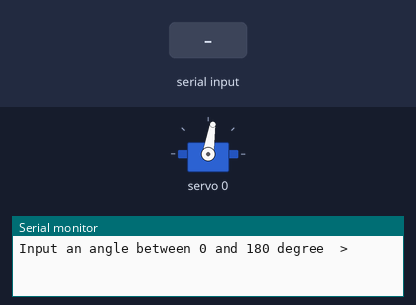
This sketch was run on a simulated Arduino Uno, built with avr-gcc and run on an emulated ATmega328P. Parts: servo, the last lines printed to the serial monitor. The test bench sets the inputs (shaded band).

Above: at 1.2 s.
1.3 s: "90,45\n" received over Serial
At 2.0 s:
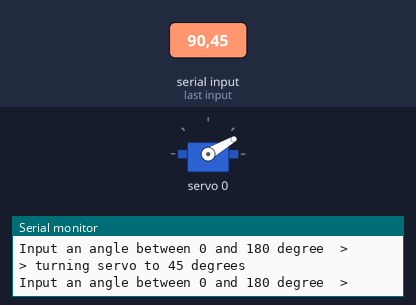
At 3.6 s:
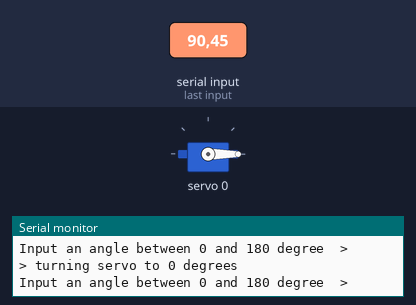
3.9 s: "30,150\n" received over Serial
At 4.7 s:
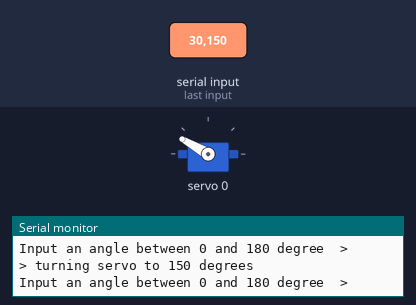
Timing chart, 0 to 6.9 s (numbered marks = the images above; inputs shaded):
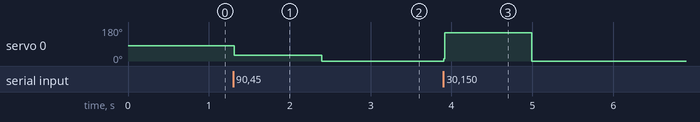

The sketch:

ServoAngle.ino
```cpp
//find servo pulse when using servo board
// use Adafruit servo board, the servo is on channel 0
#include <Wire.h>
#include <Adafruit_PWMServoDriver.h>
Adafruit_PWMServoDriver myServo = Adafruit_PWMServoDriver(0x40);
#define SERVOMIN 80 //from 80 to 600
#define SERVOMAX 600
int pulselength;
uint8_t servonum = 0; //servo location on servo board
void setup() {
  Serial.begin(9600);
  myServo.begin();
  myServo.setPWMFreq(60);
  pulselength = int (map(90, 0, 180, SERVOMIN, SERVOMAX));//convert
  myServo.setPWM(servonum, 0, pulselength);//initial angle 90 degree
  delay(10);
  Serial.println("Input an angle between 0 and 180 degree  > ");
}
void loop() {
  while (Serial.available()){
    int angle = Serial.parseInt();
    pulselength = int (map(angle, 0, 180, SERVOMIN, SERVOMAX));
    if (pulselength >= 80 && pulselength <= 600){
      myServo.setPWM(servonum, 0, pulselength);
      Serial.println("> turning servo to "+ String(angle) +" degrees");
      Serial.println("Input an angle between 0 and 180 degree  > ");
    }
  }
}
```

Measured:
- after the input at 1.3 s, servo 0: 81° → 30° at once, → 0° 1.1 s later
- after the input at 3.9 s, servo 0: 0° → 150° at once, → 0° 1.1 s later
